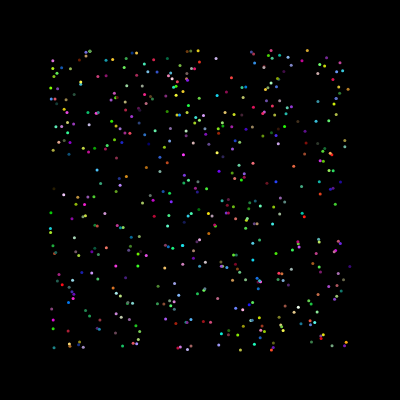
Frame 1 (no input)
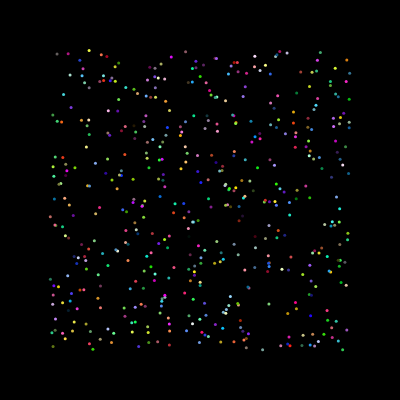
Frame 60 (no input)
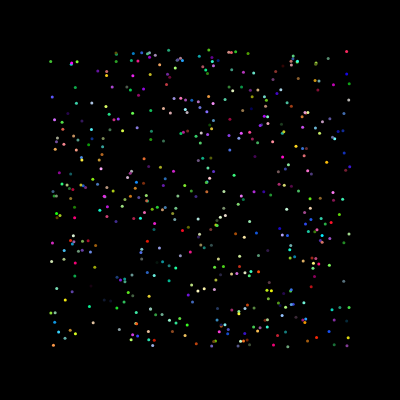
Frame 120 (the mouse pressed at the canvas centre since frame 60)

The p5.js sketch that drew these frames (run headless with seeded random() and noise() and a simulated clock; from frame 60 on, the mouse is pressed at the canvas centre):

// p5.js sketch
// ── sketch.js
numPoints = 500;
function setup() {
  createCanvas(400, 400);
  stroke(200);
  strokeWeight(3);
}

function draw() {
  background(0);
  noSmooth();
  for (var i = 0; i < numPoints; i++) {
    x = random(50, width - 50);
    y = random(50, height - 50);
    stroke(random(0, 255), random(0, 255), random(0, 255));
    point(x, y);
  }
}
